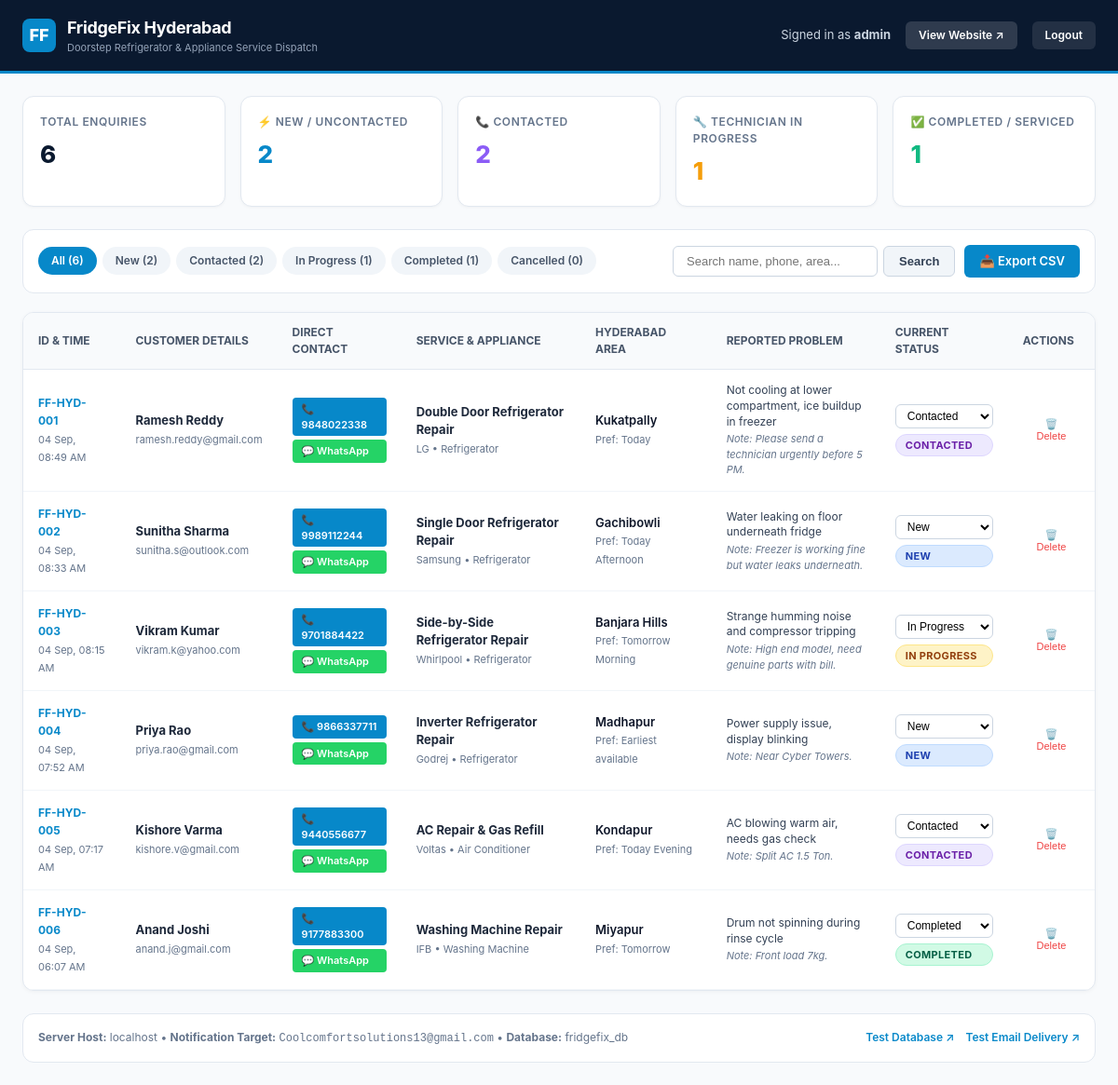
/admin/index.php (signed in), run on the app's committed database.
### tables this page shows
CREATE TABLE IF NOT EXISTS `leads` (
  `id` varchar(64) NOT NULL,
  `name` varchar(150) NOT NULL,
  `phone` varchar(30) NOT NULL,
  `email` varchar(150) DEFAULT NULL,
  `service` varchar(150) NOT NULL,
  `appliance` varchar(100) DEFAULT 'Refrigerator',
  `brand` varchar(100) DEFAULT NULL,
  `problem` text DEFAULT NULL,
  `location` varchar(150) NOT NULL,
  `preferred_date` varchar(100) DEFAULT NULL,
  `message` text DEFAULT NULL,
  `source_page` varchar(255) DEFAULT '/',
  `ip_address` varchar(64) DEFAULT NULL,
  `user_agent` text DEFAULT NULL,
  `status` enum('New','Contacted','In Progress','Completed','Cancelled') NOT NULL DEFAULT 'New',
  `notes` text DEFAULT NULL,
  `created_at` datetime NOT NULL DEFAULT CURRENT_TIMESTAMP,
  `updated_at` datetime NOT NULL DEFAULT CURRENT_TIMESTAMP ON UPDATE CURRENT_TIMESTAMP,
  PRIMARY KEY (`id`),
  KEY `idx_leads_status` (`status`),
  KEY `idx_leads_created_at` (`created_at`),
  KEY `idx_leads_phone` (`phone`),
  KEY `idx_leads_location` (`location`)
);

### admin/index.php (the view, shortened to what this page needs)
<?php
$pdo = null;
try {
    $pdo = get_db_connection();
} catch (Exception $e) {
    $error = 'Database Connection Error: ' . $e->getMessage() . '. Please verify api/config.php or import database/database.sql.';
}
$statusFilter = trim($_GET['status'] ?? 'All');
$searchQuery = trim($_GET['search'] ?? '');
$stats = [
    'total'       => 0,
    'new'         => 0,
    'contacted'   => 0,
    'in_progress' => 0,
    'completed'   => 0,
    'cancelled'   => 0,
];
$leads = [];
if ($pdo) {
    try {
        $statsStmt = $pdo->query('
            SELECT
                COUNT(*) as total,
                SUM(CASE WHEN status = "New" THEN 1 ELSE 0 END) as count_new,
                SUM(CASE WHEN status = "Contacted" THEN 1 ELSE 0 END) as count_contacted,
                SUM(CASE WHEN status = "In Progress" THEN 1 ELSE 0 END) as count_in_progress,
                SUM(CASE WHEN status = "Completed" THEN 1 ELSE 0 END) as count_completed,
                SUM(CASE WHEN status = "Cancelled" THEN 1 ELSE 0 END) as count_cancelled
            FROM leads
        ');
        $statsRow = $statsStmt->fetch();
        if ($statsRow) {
            $stats['total']       = (int)($statsRow['total'] ?? 0);
            $stats['new']         = (int)($statsRow['count_new'] ?? 0);
            $stats['contacted']   = (int)($statsRow['count_contacted'] ?? 0);
            $stats['in_progress'] = (int)($statsRow['count_in_progress'] ?? 0);
            $stats['completed']   = (int)($statsRow['count_completed'] ?? 0);
            $stats['cancelled']   = (int)($statsRow['count_cancelled'] ?? 0);
        }
        $sql = 'SELECT * FROM leads WHERE 1=1';
        $params = [];
        $sql .= ' ORDER BY created_at DESC LIMIT 200';
        $leadsStmt = $pdo->prepare($sql);
        $leadsStmt->execute($params);
        $leads = $leadsStmt->fetchAll();
    } catch (Exception $ex) {
        $error = 'Query Error: ' . $ex->getMessage();
    }
}
?>
<!DOCTYPE html>
<html lang="en">
<head>
    <link rel="stylesheet" href="style.css">
</head>
<body>
    <header class="admin-header">
        <div class="brand">
            <div class="brand-logo">FF</div>
            <div>
                <h1>FridgeFix Hyderabad</h1>
                <p>Doorstep Refrigerator & Appliance Service Dispatch</p>
            </div>
        </div>
        <div class="header-actions">
            <span class="user-badge">Signed in as <strong><?= htmlspecialchars($_SESSION['admin_username']) ?></strong></span>
            <a href="/" target="_blank" class="btn-logout" style="background: rgba(255,255,255,0.15);" title="Open Live Website">View Website ↗</a>
            <a href="logout.php" class="btn-logout">Logout</a>
        </div>
    </header>
    <div class="admin-container">
        <div class="stats-grid">
            <div class="stat-card">
                <div class="stat-title">Total Enquiries</div>
                <div class="stat-value"><?= $stats['total'] ?></div>
            </div>
            <div class="stat-card new">
                <div class="stat-title">⚡ New / Uncontacted</div>
                <div class="stat-value"><?= $stats['new'] ?></div>
            </div>
            <div class="stat-card contacted">
                <div class="stat-title">📞 Contacted</div>
                <div class="stat-value"><?= $stats['contacted'] ?></div>
            </div>
            <div class="stat-card in-progress">
                <div class="stat-title">🔧 Technician In Progress</div>
                <div class="stat-value"><?= $stats['in_progress'] ?></div>
            </div>
            <div class="stat-card completed">
                <div class="stat-title">✅ Completed / Serviced</div>
                <div class="stat-value"><?= $stats['completed'] ?></div>
            </div>
        </div>
        <div class="controls-bar">
            <div class="filter-tabs">
                <a href="index.php?status=All<?= !empty($searchQuery) ? '&search=' . urlencode($searchQuery) : '' ?>"
                   class="filter-tab <?= $statusFilter === 'All' ? 'active' : '' ?>">
                   All (<?= $stats['total'] ?>)
                </a>
                <a href="index.php?status=New<?= !empty($searchQuery) ? '&search=' . urlencode($searchQuery) : '' ?>"
                   class="filter-tab <?= $statusFilter === 'New' ? 'active' : '' ?>">
                   New (<?= $stats['new'] ?>)
                </a>
                <a href="index.php?status=Contacted<?= !empty($searchQuery) ? '&search=' . urlencode($searchQuery) : '' ?>"
                   class="filter-tab <?= $statusFilter === 'Contacted' ? 'active' : '' ?>">
                   Contacted (<?= $stats['contacted'] ?>)
                </a>
                <a href="index.php?status=In Progress<?= !empty($searchQuery) ? '&search=' . urlencode($searchQuery) : '' ?>"
                   class="filter-tab <?= $statusFilter === 'In Progress' ? 'active' : '' ?>">
                   In Progress (<?= $stats['in_progress'] ?>)
                </a>
                <a href="index.php?status=Completed<?= !empty($searchQuery) ? '&search=' . urlencode($searchQuery) : '' ?>"
                   class="filter-tab <?= $statusFilter === 'Completed' ? 'active' : '' ?>">
                   Completed (<?= $stats['completed'] ?>)
                </a>
                <a href="index.php?status=Cancelled<?= !empty($searchQuery) ? '&search=' . urlencode($searchQuery) : '' ?>"
                   class="filter-tab <?= $statusFilter === 'Cancelled' ? 'active' : '' ?>">
                   Cancelled (<?= $stats['cancelled'] ?>)
                </a>
            </div>
            <div class="search-export">
                <form method="GET" action="index.php" style="display:flex; gap:6px;">
                    <input type="text" name="search" class="search-input" placeholder="Search name, phone, area..." value="<?= htmlspecialchars($searchQuery) ?>">
                    <button type="submit" class="btn-action btn-secondary">Search</button>
                </form>
                <a href="export-csv.php?status=<?= urlencode($statusFilter) ?>&search=<?= urlencode($searchQuery) ?>" class="btn-action">
                    📥 Export CSV
                </a>
            </div>
        </div>
        <div class="table-card">
            <?php if (empty($leads)): ?>
                <div class="empty-state">
                    <h3>No customer leads found</h3>
                    <p style="margin-top: 6px;">
                        <?= !empty($searchQuery) ? 'No leads matched your search "' . htmlspecialchars($searchQuery) . '".' : 'No enquiries received for the selected filter.' ?>
                    </p>
                </div>
            <?php else: ?>
                <div class="table-responsive">
                    <table class="leads-table">
                        <thead>
                            <tr>
                                <th>ID & Time</th>
                                <th>Customer Details</th>
                                <th>Direct Contact</th>
                                <th>Service & Appliance</th>
                                <th>Hyderabad Area</th>
                                <th>Reported Problem</th>
                                <th>Current Status</th>
                                <th>Actions</th>
                            </tr>
                        </thead>
                        <tbody>
                            <?php foreach ($leads as $lead): ?>
                                <?php
                                $cleanPhone = preg_replace('/[^0-9]/', '', $lead['phone'] ?? '');
                                $createdTime = !empty($lead['created_at']) ? date('d M, h:i A', strtotime($lead['created_at'])) : 'N/A';
                                $badgeClass = 'badge-' . str_replace(' ', '', $lead['status'] ?? 'New');
                                ?>
                                <tr>
                                    <td>
                                        <strong style="color:#0788C9; font-size:12px;"><?= htmlspecialchars($lead['id']) ?></strong><br>
                                        <span style="color:#64748b; font-size:11px;"><?= $createdTime ?></span>
                                    </td>
                                    <td>
                                        <strong><?= htmlspecialchars($lead['name']) ?></strong><br>
                                        <?php if (!empty($lead['email'])): ?>
                                            <span style="font-size:11px; color:#64748b;"><?= htmlspecialchars($lead['email']) ?></span>
                                        <?php endif; ?>
                                    </td>
                                    <td>
                                        <div style="display:flex; flex-direction:column; gap:4px;">
                                            <a href="tel:<?= $cleanPhone ?>" class="btn-call" title="Call Customer">
                                                📞 <?= htmlspecialchars($lead['phone']) ?>
                                            </a>
                                            <a href="https://wa.me/91<?= $cleanPhone ?>?text=Hello%20<?= urlencode($lead['name']) ?>%2C%20this%20is%20FridgeFix%20Hyderabad%20regarding%20your%20service%20booking%20(<?= urlencode($lead['id']) ?>)."
                                               target="_blank" class="btn-wa" title="Open WhatsApp Chat">
                                                💬 WhatsApp
                                            </a>
                                        </div>
                                    </td>
                                    <td>
                                        <strong><?= htmlspecialchars($lead['service']) ?></strong><br>
                                        <span style="font-size:11px; color:#64748b;">
                                            <?= htmlspecialchars($lead['brand'] ?? 'Any Brand') ?> • <?= htmlspecialchars($lead['appliance'] ?? 'Refrigerator') ?>
                                        </span>
                                    </td>
                                    <td>
                                        <span style="color:#0f172a; font-weight:600;"><?= htmlspecialchars($lead['location']) ?></span><br>
                                        <?php if (!empty($lead['preferred_date'])): ?>
                                            <span style="font-size:11px; color:#64748b;">Pref: <?= htmlspecialchars($lead['preferred_date']) ?></span>
                                        <?php endif; ?>
                                    </td>
                                    <td style="max-width:220px;">
                                        <div style="font-size:12px; color:#334155; line-height:1.4;">
                                            <?= htmlspecialchars($lead['problem'] ?? 'General Inspection') ?>
                                        </div>
                                        <?php if (!empty($lead['message'])): ?>
                                            <div style="font-size:11px; color:#64748b; margin-top:2px; font-style:italic;">
                                                Note: <?= htmlspecialchars($lead['message']) ?>
                                            </div>
                                        <?php endif; ?>
                                    </td>
                                    <td>
                                        <form method="POST" action="index.php" style="display:flex; flex-direction:column; gap:6px;">
                                            <select name="status" class="status-select" onchange="this.form.submit()">
                                                <option value="New" <?= $lead['status'] === 'New' ? 'selected' : '' ?>>New</option>
                                                <option value="Contacted" <?= $lead['status'] === 'Contacted' ? 'selected' : '' ?>>Contacted</option>
                                                <option value="In Progress" <?= $lead['status'] === 'In Progress' ? 'selected' : '' ?>>In Progress</option>
                                                <option value="Completed" <?= $lead['status'] === 'Completed' ? 'selected' : '' ?>>Completed</option>
                                            </select>
                                            <span class="badge <?= $badgeClass ?>"><?= htmlspecialchars($lead['status']) ?></span>
                                        </form>
                                    </td>
                                    <td>
                                        <form method="POST" action="index.php" onsubmit="return confirm('Are you sure you want to permanently delete lead <?= htmlspecialchars($lead['id']) ?>?');">
                                            <button type="submit" style="background:none; border:none; color:#ef4444; font-size:11px; cursor:pointer; padding:4px 8px; border-radius:4px;" title="Delete Lead">
                                                🗑️ Delete
                                            </button>
                                        </form>
                                    </td>
                                </tr>
                            <?php endforeach; ?>
                        </tbody>
                    </table>
                </div>
            <?php endif; ?>
        </div>
        <div style="margin-top:24px; padding:16px; background:#fff; border-radius:12px; border:1px solid #e2e8f0; display:flex; flex-wrap:wrap; justify-content:space-between; align-items:center; gap:12px; font-size:12px; color:#64748b;">
            <div>
                <strong>Server Host:</strong> <?= htmlspecialchars($_SERVER['HTTP_HOST'] ?? 'localhost') ?> &bull;
                <strong>Notification Target:</strong> <code><?= htmlspecialchars(LEAD_RECIPIENT_EMAIL) ?></code> &bull;
                <strong>Database:</strong> <?= htmlspecialchars(DB_NAME) ?>
            </div>
            <div style="display:flex; gap:12px;">
                <a href="/api/test-db.php" target="_blank" style="color:#0788C9; text-decoration:none; font-weight:600;">Test Database ↗</a>
                <a href="/api/test-email.php" target="_blank" style="color:#0788C9; text-decoration:none; font-weight:600;">Test Email Delivery ↗</a>
            </div>
        </div>
    </div>
</body>
</html>

### data on the page
leads: id "FF-HYD-001", created_at "04 Sep, 08:49 AM", name "Ramesh Reddy", email "ramesh.reddy@gmail.com", phone "9848022338", service "Double Door Refrigerator Repair", brand "LG", appliance "Refrigerator", location "Kukatpally", preferred_date "Today", problem "Not cooling at lower compartment, ice buildup in freezer", message "Please send a technician urgently before 5 PM.", status "Contacted", status "CONTACTED"
leads: id "FF-HYD-002", created_at "04 Sep, 08:33 AM", name "Sunitha Sharma", email "sunitha.s@outlook.com", phone "9989112244", service "Single Door Refrigerator Repair", brand "Samsung", appliance "Refrigerator", location "Gachibowli", preferred_date "Today Afternoon", problem "Water leaking on floor underneath fridge", message "Freezer is working fine but water leaks underneath.", status "New", status "NEW"
leads: id "FF-HYD-003", created_at "04 Sep, 08:15 AM", name "Vikram Kumar", email "vikram.k@yahoo.com", phone "9701884422", service "Side-by-Side Refrigerator Repair", brand "Whirlpool", appliance "Refrigerator", location "Banjara Hills", preferred_date "Tomorrow Morning", problem "Strange humming noise and compressor tripping", message "High end model, need genuine parts with bill.", status "In Progress", status "IN PROGRESS"
leads: id "FF-HYD-004", created_at "04 Sep, 07:52 AM", name "Priya Rao", email "priya.rao@gmail.com", phone "9866337711", service "Inverter Refrigerator Repair", brand "Godrej", appliance "Refrigerator", location "Madhapur", preferred_date "Earliest available", problem "Power supply issue, display blinking", message "Near Cyber Towers.", status "New", status "NEW"
leads: id "FF-HYD-005", created_at "04 Sep, 07:17 AM", name "Kishore Varma", email "kishore.v@gmail.com", phone "9440556677", service "AC Repair & Gas Refill", brand "Voltas", appliance "Air Conditioner", location "Kondapur", preferred_date "Today Evening", problem "AC blowing warm air, needs gas check", message "Split AC 1.5 Ton.", status "Contacted", status "CONTACTED"
leads: id "FF-HYD-006", created_at "04 Sep, 06:07 AM", name "Anand Joshi", email "anand.j@gmail.com", phone "9177883300", service "Washing Machine Repair", brand "IFB", appliance "Washing Machine", location "Miyapur", preferred_date "Tomorrow", problem "Drum not spinning during rinse cycle", message "Front load 7kg.", status "Completed", status "COMPLETED"

### other printed values
$_SESSION['admin_username'] "admin"
$stats['total'] "6"
$stats['new'] "2"
$stats['contacted'] "2"
$stats['in_progress'] "1"
$stats['completed'] "1"
$stats['cancelled'] "0"
$_SERVER['HTTP_HOST'] "localhost"
LEAD_RECIPIENT_EMAIL "Coolcomfortsolutions13@gmail.com"
DB_NAME "fridgefix_db"
